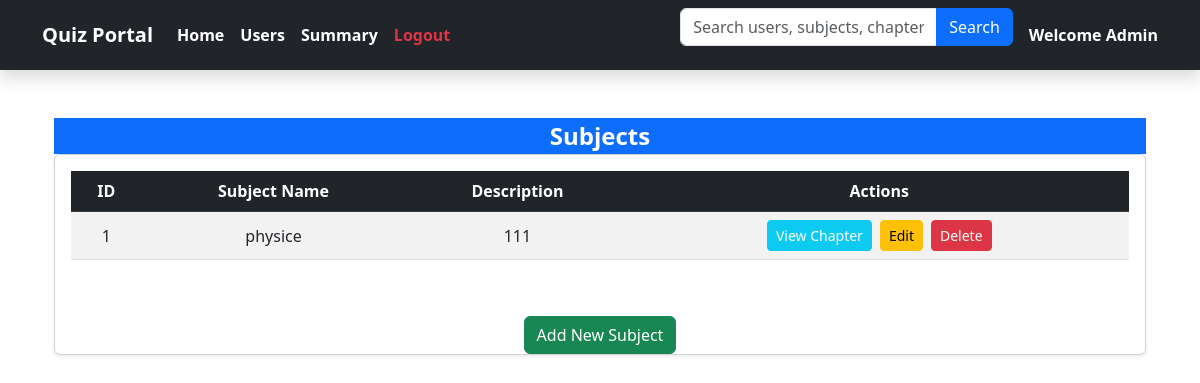
The page /admin on the database as committed earlier.
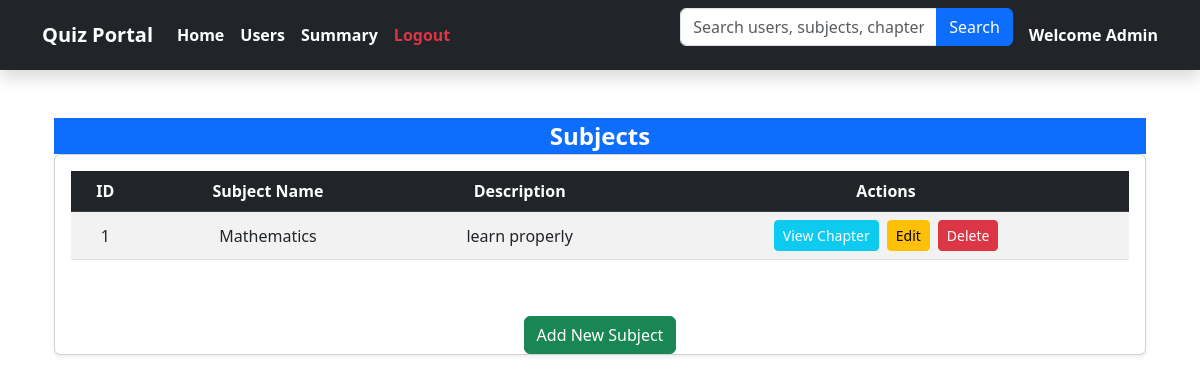
The same page on the database as committed later.
### backend/models.py (models this page shows)
class Subject(db.Model):
    __tablename__ = 'subjects'
    id = db.Column(db.Integer, primary_key=True)
    name = db.Column(db.String(100), nullable=False)
    description = db.Column(db.String(255), nullable=True)
    chapters = db.relationship('Chapter', backref='subject', cascade="all, delete", lazy=True)

### app.py (the view)
@app.route('/admin')
def admin_dashboard():
    subjects = Subject.query.all()
    return render_template('admin.html', subjects=subjects)

### templates/admin.html (shortened to what this page needs)
{% extends "navbar.html" %}
{% block content %}
    <div class="container mt-4">
        <div class="card-header bg-primary text-white text-center fs-4 fw-bold">
            Subjects
        </div>
        <div class="card shadow-sm">
            <div class="card-body">
                <table class="table table-striped text-center align-middle">
                    <thead class="table-dark">
                        <tr>
                            <th>ID</th>
                            <th>Subject Name</th>
                            <th>Description</th>
                            <th>Actions</th>
                        </tr>
                    </thead>
                    <tbody>
                        {% for subject in subjects %}
                        <tr>
                            <td>{{ subject.id }}</td>
                            <td>{{ subject.name }}</td>
                            <td>{{ subject.description }}</td>
                            <td>
                                <div class="d-flex justify-content-center gap-2">
                                    <a href="{{ url_for('view_chapters', subject_id=subject.id) }}" class="btn btn-info btn-sm text-white">View Chapter</a>
                                    <a href="{{ url_for('edit_subject', id=subject.id) }}" class="btn btn-warning btn-sm">Edit</a>
                                    <form action="{{ url_for('delete_subject', id=subject.id) }}" method="POST">
                                        <button type="submit" class="btn btn-danger btn-sm">Delete</button>
                                    </form>
                                </div>
                            </td>
                        </tr>
                        {% endfor %}
                    </tbody>
                </table>
            </div>
            <div class="text-center mt-4">
                <a href="{{ url_for('manage_subjects') }}" class="btn btn-success">Add New Subject</a>
            </div>
        </div>
    </div>
{% endblock %}

Rows that differ between the two databases and show on the page:
changed Subject id 1: name "physice" → "Mathematics"; description "111" → "learn properly"
